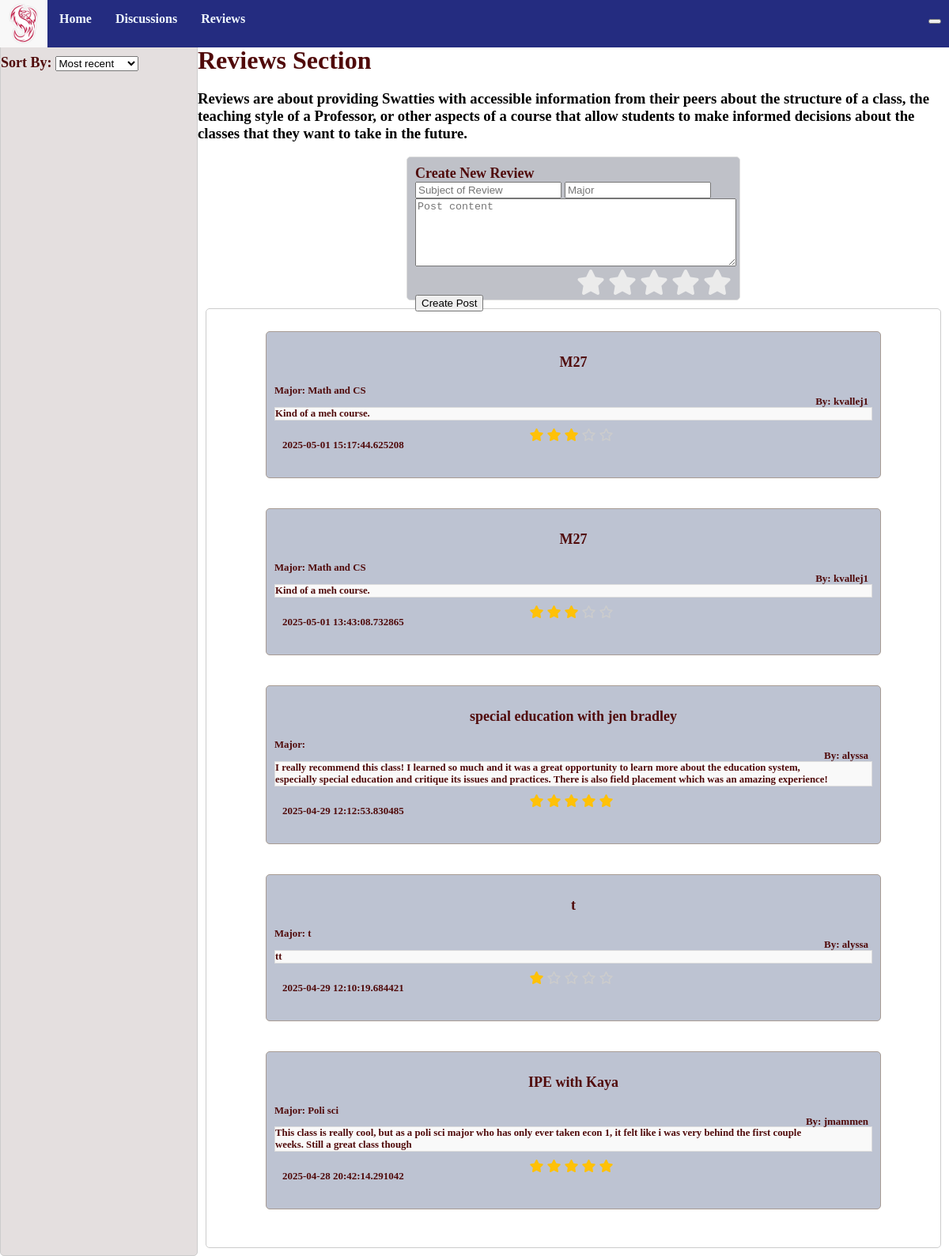
The app's page /reviews with its own data.
### models.py (models this page shows, shortened)
class Review(db.Model):
    id = db.Column(db.Integer, primary_key=True)
    title = db.Column(db.String(255), nullable=False)
    content = db.Column(db.Text, nullable=False)
    created_at = db.Column(db.DateTime, default=db.func.current_timestamp())
    rating = db.Column(db.Integer, nullable=False)
    author = db.Column(db.Text, nullable=False)
    comments = db.relationship('Comment', backref='review', cascade="all, delete-orphan", lazy=True)
    major = db.Column(db.Text, nullable=False)

### app.py (the view)
@app.route('/reviews', methods=['POST','GET'])
def reviews():
    reviews=Review.query.order_by(Review.created_at.desc()).all() #puts the reviews in the most recent to least recent order
    reviews_data=[]
    for review in reviews:
        reviews_data.append({
            'id': review.id,
            'title': review.title,
            'author': review.author,
            'created_at': review.created_at,
            'content': review.content,
            'rating': review.rating,
            'major': review.major,
        })
    return render_template('reviews.html', reviews=reviews_data)

### templates/reviews.html (shortened to what this page needs)
{% extends "base.html" %}
{%block head%}
{{ super() }}
<link rel="stylesheet" href="https://cdnjs.cloudflare.com/ajax/libs/font-awesome/6.7.2/css/all.min.css">
<link rel="stylesheet" href="{{ url_for('static', filename='styles/reviews.css') }}">
{% endblock %}
{%block content %}
<div class="container">
    <div class="sidebar">
        <br>
        <p1 style="text-align:center;">Sort By:</p1>
        <div class="dropdown">
            <select name="order_by" id="order_by" onchange="filterby(this)">
                <option value="">Most recent</option>
            </select>
        </div>
    </div>
    <div class="space">
        <br>
        <p2>Reviews Section</p2>
        <h3>Reviews are about providing Swatties with accessible information from their peers about the structure of a class, the teaching style of a Professor, or other aspects of a course that allow students to make informed decisions about the classes that they want to take in the future.</h3>
        <div class="main">
            <div class="add_post">
                <p1>Create New Review</p1>
                <form id="form">
                    <input type="text" id="title" placeholder="Subject of Review" required maxlength="50">
                    <input type="text" id="major" placeholder="Major " required maxlength="50">
                    <textarea id="new_content" placeholder="Post content" required></textarea>
                    <div class="rating_container">
                        <div class="rating">
                            <label for="star5"><i class="fa-solid fa-star"></i></label>
                            <label for="star4"><i class="fa-solid fa-star"></i></label>
                            <label for="star3"><i class="fa-solid fa-star"></i></label>
                            <label for="star2"><i class="fa-solid fa-star"></i></label>
                            <label for="star1"><i class="fa-solid fa-star"></i></label>
                        </div>
                    </div>
                    <button id="submitReview">Create Post</button>
                </form>
            </div>
        </div>
        <div class="list-group">
            {% for review in reviews %}
            <a href="{{ url_for('rev_posts', review_id=review.id) }}" class="list-group-item">
                <div class="whereithappens">
                    <div id="header">
                        <p id="title">{{review.title}}</p1>
                        <p id="author">By: {{review.author}}</p>
                        <p id="major">Major: {{review.major}}</p>
                    </div>
                    <p id="content">{{review.content}}</p>
                    <div id="information">
                        <p id="created_at">{{review.created_at}}</p>
                        <div class="stars">
                            {% for _ in range(review.rating|int) %}
                            <i class="fa-solid fa-star" style="color: #ffc107"></i>
                            {% endfor %}
                            {% for _ in range(5 - review.rating|int) %}
                            <i class="fa-regular fa-star" style="color: #ccc"></i>
                            {% endfor %}
                        </div>
                    </div>
                </div>
            </a>
            {% endfor %}
        </div>
    </div>
</div>
{%endblock%}

### templates/base.html (shortened to what this page needs)
<!DOCTYPE html>
<html lang="en">
{%block head%}
<head>
    <link rel="stylesheet" href="{{ url_for('static', filename='styles/base.css') }}">
</head>
{%endblock%}
<body>
    <nav class="navbar">
        <div class="nav div">
            <div class="logo">
                <img src="{{ url_for('static', filename='phoenix.jpg') }}">
            </div>
            <ul id="navigation">
                <li>
                    <a href="{{ url_for('home') }}">Home</a>
                </li>
                <li>
                    <a href="{{ url_for('discussions') }}">Discussions</a>
                </li>
                <li>
                    <a href="{{ url_for('reviews') }}">Reviews</a>
                </li>
                <li class="settings">
                    <div class="dropdown">
                        <button class="dropdownbtn">{{session.username}}</button>
                    </div>
                </li>
            </ul>
        </div>
    </nav>
    {%block content%}
    {%endblock%}
</body>
</html>

### static/styles/base.css (style rules this page uses)
body { margin: 0; padding: 0; }
p { font-size: 0.8em; }
.navbar { font-family:montserrat; font-weight: bold; background-color: rgb(162, 113, 111); position: fixed; top: 0px; width: 100%; height: 60px; }
.navbar ul { list-style-type: none; background-color: rgb(36, 44, 128); padding: 0px; margin: 0px; height: 60px; }
.navbar a { color: aliceblue; text-decoration: none; padding: 15px; display: block; text-align: center; height: 60px; }
.navbar li { float: left; }
.logo { float: left; }
.logo img { height: 60px; width: 60px; }
.navbar ul .settings { float: right; padding-right: 10px; padding-top: 15px; font-size: small; }
p1 { color: rgb(80, 10, 10); font-weight: bold; font-size: large; }
p2 { color: rgb(80, 10, 10); font-weight: bold; font-size: xx-large; text-align: center; }
a { color: rgb(80, 10, 10); font-weight: bold; font-size: medium; text-decoration: none; }
.container { font-family:montserrat; display: grid; grid-template-columns: 250px 1fr; height: 100vh; }
.sidebar { background: #e4dfdf; border: 1px solid #ccc; border-radius: 5px; padding-top: 50px; }
.space { padding-top: 40px; }
.add_post { height: 20vh; width: 50vh; background-color: #bfc1c8; margin: auto; padding: 10px; border: 1px solid #ddd; border-radius: 5px; }
.list-group { background-color: #ffffff; border: 1px solid #ccc; padding: 10px; padding-left: 75px; padding-right: 75px; margin: 10px; border-radius: 5px; }
.list-group-item { padding: 10px; margin: 10px; }
.whereithappens { padding: 10px; background-color: #bdc3d2; border: 1px solid #a89c94; margin-bottom: 20px; border-radius: 5px; font-family:montserrat; }
#content { border: 1px solid #ddd; margin: auto; background-color: #f9f9f9; }
#new_content { width: 50vh; height:10vh; }
#header #title { color: rgb(80, 10, 10); font-weight: bolder; font-size: large; text-align: center; }
#header #author { color: rgb(80, 10, 10); font-weight: bold; font-size: small; margin-right: 5px; position: relative; float: right; }
#information { display: grid; grid-template-columns: repeat(3, auto); padding: 5px; margin: 5px; }
#information p { font-size: small; }
.dropdown { position: relative; display: inline-block; }

### static/styles/reviews.css (style rules this page uses)
.rating_container .rating { direction: rtl; }
.rating_container .rating label { display: inline-block; cursor: pointer; color: #ebebeb; }
.rating_container .rating label i { font-size: 2rem; transition: 0.1s ease-in }

### records on screen
Review: title "M27", author "kvallej1", major "Math and CS", content "Kind of a meh course.", created_at "2025-05-01 15:17:44.625208"
Review: title "M27", author "kvallej1", major "Math and CS", content "Kind of a meh course.", created_at "2025-05-01 13:43:08.732865"
Review: title "special education with jen bradley", author "alyssa", content "I really recommend this class! I learned so much and it was a great opportunity to learn more about the education system, especially special education and critique its issues and practices. There is also field placement which was an amazing experience!", created_at "2025-04-29 12:12:53.830485"
Review: title "t", author "alyssa", major "t", content "tt", created_at "2025-04-29 12:10:19.684421"
Review: title "IPE with Kaya", author "jmammen", major "Poli sci", content "This class is really cool, but as a poli sci major who has only ever taken econ 1, it felt like i was very behind the first couple weeks. Still a great class though", created_at "2025-04-28 20:42:14.291042"
